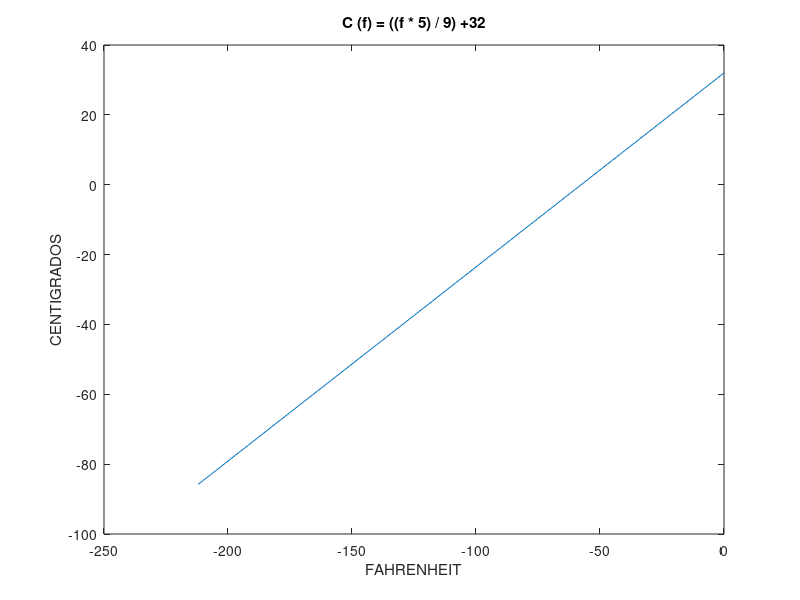

This figure's MATLAB source:
% Modelo de temperatura
% Título: Funcion 
% Descripción: Script para graficar una funcion de la forma f (x) = a   
% Autor: Ana Lilia Arce Salvador (analili6) al5853542@gmail.com
% Fecha: 20210414
% Sesion: 1

% C (f) = ((f * 5) / 9) +32
% si se graficá su comportamiento es lineal
% ^
% y |
% |   
% | ____________
% | 
% | _____________> x
%

% limpiar variables
 clear
% Ejemplo f (x) = a
% Rango de -212..212 en i = 0.2
 f = -212: 0,2: 212; 
% Valor de la función 
 C = ((f * 5) / 9) +32; 
% Dibujar x, y
 plot(f, C);
% Titulo
 title("C (f) = ((f * 5) / 9) +32");
% Etiqueta para x
 xlabel ( " FAHRENHEIT " );
% Etiqueta para y
ylabel ("CENTIGRADOS");
